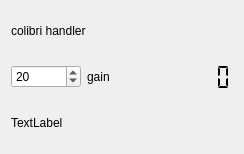
<?xml version="1.0" encoding="UTF-8"?>
<ui version="4.0">
 <class>colibriWidget</class>
 <widget class="QWidget" name="colibriWidget">
  <property name="geometry">
   <rect>
    <x>0</x>
    <y>0</y>
    <width>244</width>
    <height>154</height>
   </rect>
  </property>
  <property name="windowTitle">
   <string>lime control</string>
  </property>
  <layout class="QVBoxLayout" name="verticalLayout">
   <item>
    <widget class="QLabel" name="deviceLabel">
     <property name="text">
      <string>colibri handler</string>
     </property>
    </widget>
   </item>
   <item>
    <layout class="QHBoxLayout" name="horizontalLayout">
     <item>
      <widget class="QSpinBox" name="gainSelector">
       <property name="maximum">
        <number>73</number>
       </property>
       <property name="value">
        <number>20</number>
       </property>
      </widget>
     </item>
     <item>
      <widget class="QLabel" name="labelSpinbox_1">
       <property name="text">
        <string>gain</string>
       </property>
      </widget>
     </item>
     <item>
      <widget class="QLCDNumber" name="actualGain">
       <property name="frameShape">
        <enum>QFrame::NoFrame</enum>
       </property>
       <property name="segmentStyle">
        <enum>QLCDNumber::Flat</enum>
       </property>
      </widget>
     </item>
    </layout>
   </item>
   <item>
    <widget class="QLabel" name="rateLabel">
     <property name="text">
      <string>TextLabel</string>
     </property>
    </widget>
   </item>
  </layout>
 </widget>
 <resources/>
 <connections/>
</ui>
